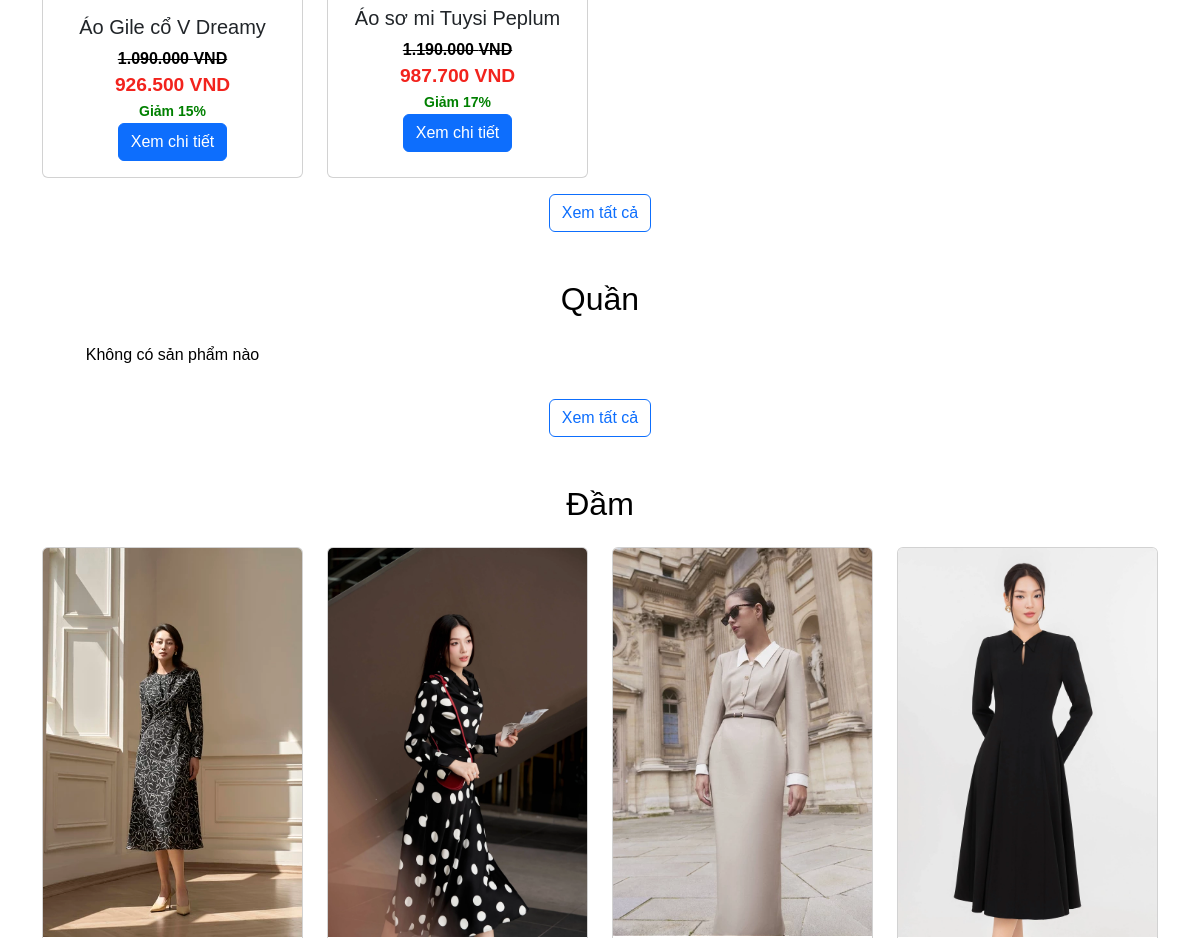
The page /khachhang/index.php (middle part) on the database as committed earlier.
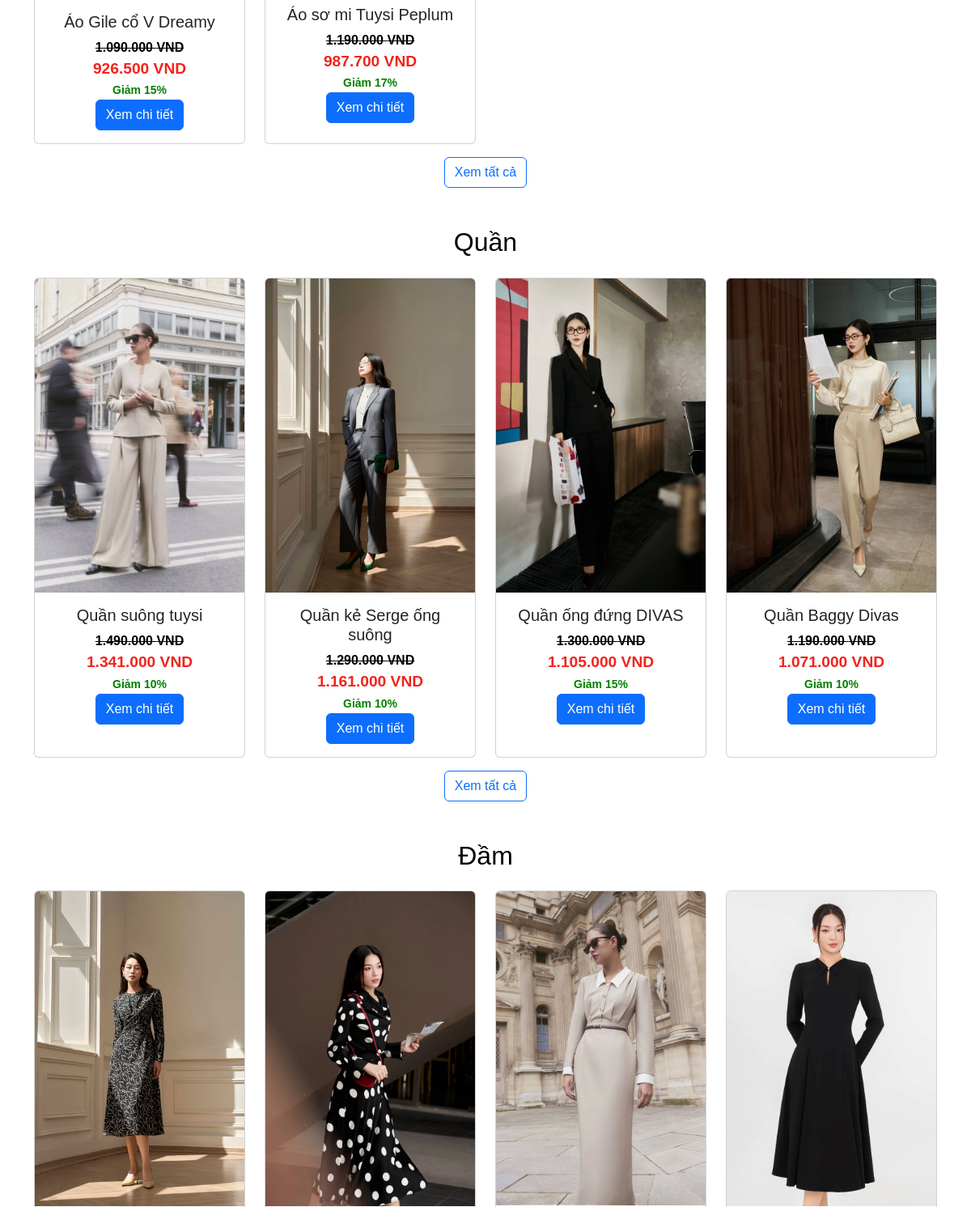
The same page on the database as committed later.
### tables this page shows
CREATE TABLE `products` (
  `product_id` int(11) NOT NULL,
  `product_name` varchar(255) NOT NULL,
  `product_description` text DEFAULT NULL,
  `product_price` decimal(10,2) NOT NULL,
  `product_sale` int(11) NOT NULL,
  `product_quantity` int(11) NOT NULL,
  `product_image` varchar(255) DEFAULT NULL,
  `brand_id` int(11) DEFAULT NULL,
  `created_at` timestamp NOT NULL DEFAULT current_timestamp(),
  `updated_at` timestamp NOT NULL DEFAULT current_timestamp() ON UPDATE current_timestamp(),
  `product_color_image` varchar(255) DEFAULT NULL,
  `product_color_name` varchar(255) DEFAULT NULL,
  `remarkable` tinyint(1) DEFAULT 0,
  `price_sale` decimal(10,2) GENERATED ALWAYS AS (`product_price` - `product_price` * `product_sale` / 100) STORED,
  `product_size` int(11) NOT NULL
);

CREATE TABLE `brands` (
  `brand_id` int(11) NOT NULL,
  `brand_name` varchar(255) NOT NULL
);

### database/database.php (called while the page is built, shortened)
<?php
class Database {
    private $host = "localhost";
    private $user = "root";
    private $pass = "";
    private $dbname = "clothing_store";
    public function connect() {
        $this->conn = new mysqli($this->host, $this->user, $this->pass, $this->dbname);
    }
}
?>

### khachhang/index.php (the view, shortened to what this page needs)
<?php
include 'header.php';
$db = new Database();
?>
<!DOCTYPE html>
<html>
<head>
    <link href="https://cdn.jsdelivr.net/npm/bootstrap@5.3.0-alpha3/dist/css/bootstrap.min.css" rel="stylesheet">
</head>
<body>
    <div class="container">
        <?php
        $query_brands = "SELECT * FROM brands";
        $result_brands = $db->conn->query($query_brands);
        if ($result_brands->num_rows > 0) {
            while ($row_brand = $result_brands->fetch_assoc()) {
        ?>
                <section id="product-slider" class="mb-5">
                    <h2 class="text-center text mb-4"><?php echo htmlspecialchars($row_brand['brand_name']); ?></h2>
                    <div class="row row-cols-1 row-cols-md-4 g-4">
                        <?php
                        $query_products = "SELECT * FROM products WHERE brand_id = ? LIMIT 4";
                        $stmt = $db->conn->prepare($query_products);
                        $stmt->bind_param("i", $row_brand['brand_id']);
                        $stmt->execute();
                        $result_products = $stmt->get_result();
                        if ($result_products->num_rows > 0) {
                            while ($row_product = $result_products->fetch_assoc()) {
                        ?>
                                <div class="col">
                                    <div class="card h-100">
                                        <img src="../uploads/<?php echo htmlspecialchars($row_product['product_image']); ?>" class="card-img-top" alt="Product Image">
                                        <div class="card-body text-center">
                                    <h5 class="card-title"><?php echo htmlspecialchars($row_product['product_name']); ?></h5>
                                    <span style="text-decoration: line-through; color: black; font-weight: bold;">
                                        <?php echo number_format($row_product['product_price'], 0, ',', '.') . ' VND'; ?>
                                    </span><br>
                                    <span style="font-weight: bold; font-size: 1.2em; color: #f2231d;">
                                        <?php echo number_format($row_product['price_sale'], 0, ',', '.') . ' VND'; ?>
                                    </span>
                                    <br>
                                    <small style="color: green; font-weight: bold;">
                                        Giảm <?php echo $row_product['product_sale']; ?>%
                                    </small>
                                    <br>
                                    <a href="product.php?product_id=<?php echo $row_product['product_id']; ?>" class="btn btn-primary">Xem chi tiết</a>
                                </div>
                                    </div>
                                </div>
                        <?php
                            }
                        } else {
                            echo "<p class='text-center'>Không có sản phẩm nào</p>";
                        }
                        ?>
                    </div>
                    <div class="text-center mt-3">
                        <a href="products_by_brand.php?brand_id=<?php echo $row_brand['brand_id']; ?>" class="btn btn-outline-primary">Xem tất cả</a>
                    </div>
                </section>
        <?php
            }
        }
        ?>
    </div>
</body>
</html><?php include 'footer.php'; ?>

### khachhang/header.php (shortened to what this page needs)
<!DOCTYPE html>
<html lang="en">
<head>
    <link href="https://cdn.jsdelivr.net/npm/bootstrap@5.0.2/dist/css/bootstrap.min.css" rel="stylesheet">
    <link rel="stylesheet" type="text/css" href="../styles1.css">
    <link rel="stylesheet" href="https://cdnjs.cloudflare.com/ajax/libs/font-awesome/6.0.0-beta3/css/all.min.css">
    <link rel="stylesheet" type="text/css" href="../styles_header.css">
    <link rel="stylesheet" type="text/css" href="../styles_admin.css">
</head>
<body>
</body>
</html>

### khachhang/footer.php (shortened to what this page needs)
</body>

### styles1.css (style rules this page uses)
* { margin: 0; padding: 0; box-sizing: border-box; font-family: Arial, Helvetica, sans-serif; }
body { padding-top: 70px; }
a { text-decoration: none; color: black; }
.row { display: flex; flex-wrap: wrap; }
.container { width: 100%; margin: 0 auto; padding: 20px; }
.container { width: 90%; max-width: 1200px; margin: 0 auto; }

### styles_admin.css (style rules this page uses)
* { margin: 0; padding: 0; box-sizing: border-box; color: black; outline: none; }
a { text-decoration: none; }

### khachhang/index.php (style rules this page uses)
a { text-decoration: none; }

Rows that differ between the two databases and show on the page:
shown differently, row unchanged: brands "Quần": no longer shows "Không có sản phẩm nào"
added products: product_image (picture), product_name "Quần suông tuysi", product_price "1.490.000", price_sale "1.341.000", product_sale "10", shown under brands "Quần"
added products: product_image (picture), product_name "Quần kẻ Serge ống suông", product_price "1.290.000", price_sale "1.161.000", product_sale "10", shown under brands "Quần"
added products: product_image (picture), product_name "Quần ống đứng DIVAS", product_price "1.300.000", price_sale "1.105.000", product_sale "15", shown under brands "Quần"
added products: product_image (picture), product_name "Quần Baggy Divas", product_price "1.190.000", price_sale "1.071.000", product_sale "10", shown under brands "Quần"
